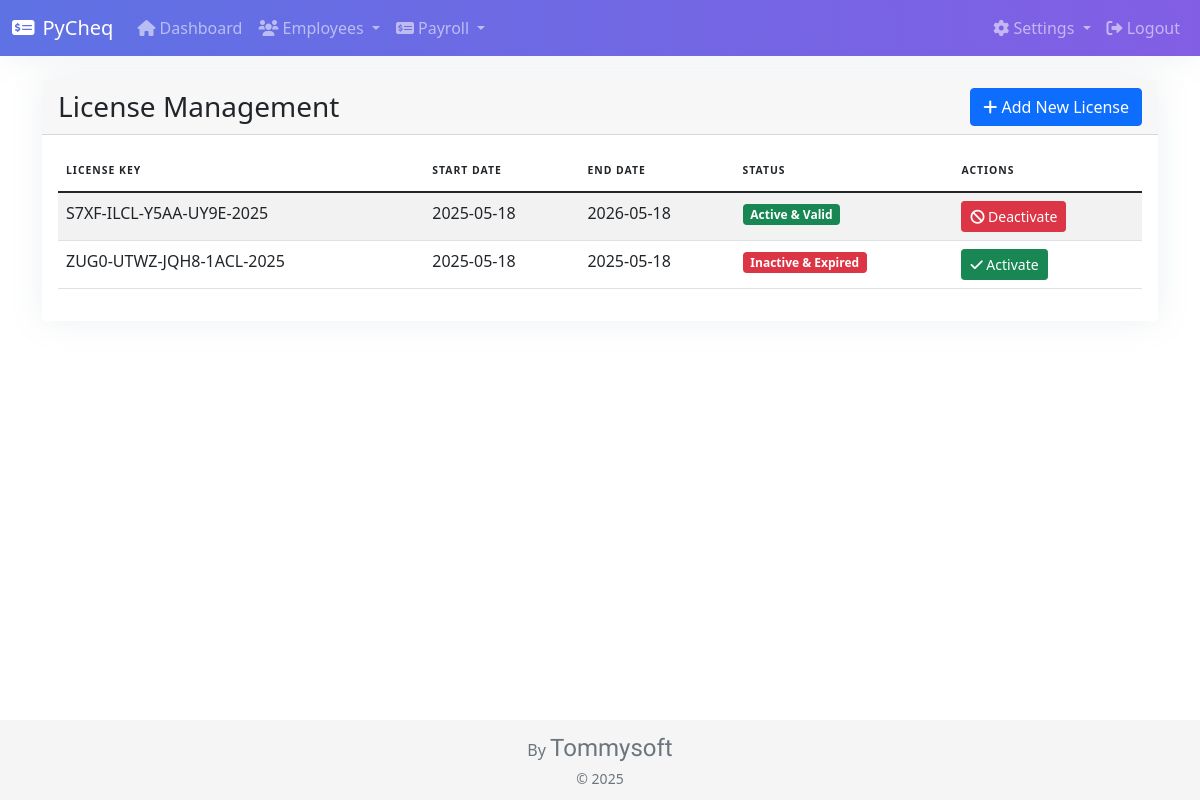
Screenshot of /licenses (signed in) with the database file from the repository.
### models.py (models this page shows)
class License(db.Model):
    id = db.Column(db.Integer, primary_key=True)
    company_id = db.Column(db.Integer, db.ForeignKey('company.id'), nullable=False)
    license_key = db.Column(db.String(100), unique=True, nullable=False)
    start_date = db.Column(db.DateTime, nullable=False, default=datetime.utcnow)
    end_date = db.Column(db.DateTime, nullable=False)
    is_active = db.Column(db.Boolean, default=True)
    created_at = db.Column(db.DateTime, nullable=False, default=datetime.utcnow)
    updated_at = db.Column(db.DateTime, nullable=False, default=datetime.utcnow, onupdate=datetime.utcnow)
    @property
    def is_valid(self):
        return self.is_active and self.end_date > datetime.utcnow()

### license_routes.py (the view)
@license_bp.route('/licenses')
@login_required
def licenses():
    if not current_user.is_admin:
        flash('You do not have permission to access this page.', 'danger')
        return redirect(url_for('dashboard'))
    licenses = License.query.all()
    return render_template('licenses.html', licenses=licenses)

### app.py (called while the page is built)
@login_manager.user_loader
def load_user(user_id):
    return User.query.get(int(user_id))

### templates/licenses.html
{% extends "base.html" %}
{% block content %}
<div class="container mt-4">
    <div class="row">
        <div class="col-md-12">
            <div class="card">
                <div class="card-header d-flex justify-content-between align-items-center">
                    <h3 class="card-title mb-0">License Management</h3>
                    <a href="{{ url_for('license.add_license') }}" class="btn btn-primary">
                        <i class="fas fa-plus"></i> Add New License
                    </a>
                </div>
                <div class="card-body">
                    {% if licenses %}
                    <div class="table-responsive">
                        <table class="table table-striped">
                            <thead>
                                <tr>
                                    <th>License Key</th>
                                    <th>Start Date</th>
                                    <th>End Date</th>
                                    <th>Status</th>
                                    <th>Actions</th>
                                </tr>
                            </thead>
                            <tbody>
                                {% for license in licenses %}
                                <tr>
                                    <td>{{ license.license_key }}</td>
                                    <td>{{ license.start_date.strftime('%Y-%m-%d') }}</td>
                                    <td>{{ license.end_date.strftime('%Y-%m-%d') }}</td>
                                    <td>
                                        {% if license.is_active %}
                                            {% if license.is_valid %}
                                            <span class="badge bg-success">Active & Valid</span>
                                            {% else %}
                                            <span class="badge bg-warning">Active (Expired)</span>
                                            {% endif %}
                                        {% else %}
                                            {% if license.is_valid %}
                                            <span class="badge bg-info">Inactive (Valid)</span>
                                            {% else %}
                                            <span class="badge bg-danger">Inactive & Expired</span>
                                            {% endif %}
                                        {% endif %}
                                    </td>
                                    <td>
                                        {% if license.is_active %}
                                        <form action="{{ url_for('license.deactivate_license', license_id=license.id) }}" method="POST" class="d-inline">
                                            <button type="submit" class="btn btn-danger btn-sm" onclick="return confirm('Are you sure you want to deactivate this license?')">
                                                <i class="fas fa-ban"></i> Deactivate
                                            </button>
                                        </form>
                                        {% else %}
                                        <form action="{{ url_for('license.activate_license', license_id=license.id) }}" method="POST" class="d-inline">
                                            <button type="submit" class="btn btn-success btn-sm" onclick="return confirm('Are you sure you want to activate this license?')">
                                                <i class="fas fa-check"></i> Activate
                                            </button>
                                        </form>
                                        {% endif %}
                                    </td>
                                </tr>
                                {% endfor %}
                            </tbody>
                        </table>
                    </div>
                    {% else %}
                    <div class="alert alert-info">
                        No licenses found. Click the "Add New License" button to create one.
                    </div>
                    {% endif %}
                </div>
            </div>
        </div>
    </div>
</div>
{% endblock %}

### templates/base.html (style rules this page uses)
.card { box-shadow: 0 0 2rem 0 rgba(136,152,170,.15); border: 0; }
.table thead th { font-size: .65rem; padding-top: .75rem; padding-bottom: .75rem; letter-spacing: 1px; text-transform: uppercase; border-bottom: 1px solid #e9ecef; }
html { position: relative; min-height: 100%; }
body { margin-bottom: 80px; }

### rows the page displays
License: license_key "S7XF-ILCL-Y5AA-UY9E-2025", start_date "2025-05-18", end_date "2026-05-18", is_active "Active & Valid"
License: license_key "ZUG0-UTWZ-JQH8-1ACL-2025", start_date "2025-05-18", end_date "2025-05-18", is_active "Inactive & Expired"
